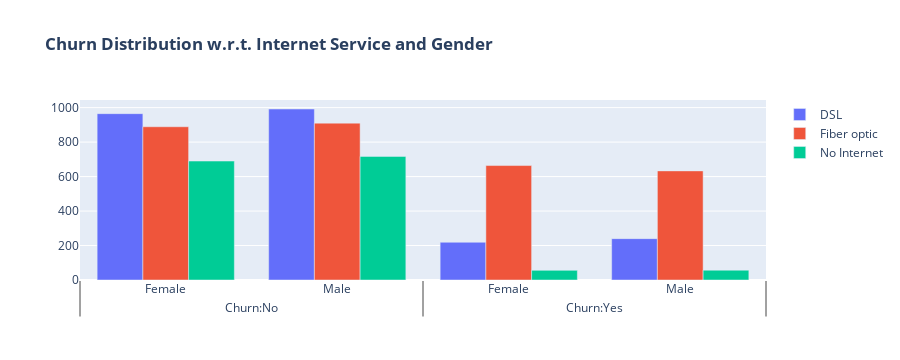

The notebook cell saved with this chart:
### Code cell
#Visualisasi Data internet service dengan churn dan gender

fig = go.Figure()

fig.add_trace(go.Bar(
  x = [['Churn:No', 'Churn:No', 'Churn:Yes', 'Churn:Yes'],
       ["Female", "Male", "Female", "Male"]],
  y = [965, 992, 219, 240],
  name = 'DSL',
))

fig.add_trace(go.Bar(
  x = [['Churn:No', 'Churn:No', 'Churn:Yes', 'Churn:Yes'],
       ["Female", "Male", "Female", "Male"]],
  y = [889, 910, 664, 633],
  name = 'Fiber optic',
))

fig.add_trace(go.Bar(
  x = [['Churn:No', 'Churn:No', 'Churn:Yes', 'Churn:Yes'],
       ["Female", "Male", "Female", "Male"]],
  y = [690, 717, 56, 57],
  name = 'No Internet',
))

fig.update_layout(title_text="<b>Churn Distribution w.r.t. Internet Service and Gender</b>")

fig.show()

### Figure 1 — Plotly figure (JSON) as saved in the notebook; plotly's stock layout.template omitted (floating-point values rounded to 4 significant figures)
{"data": [{"name": "DSL", "type": "bar", "x": [["Churn:No", "Churn:No", "Churn:Yes", "Churn:Yes"], ["Female", "Male", "Female", "Male"]], "y": [965, 992, 219, 240]}, {"name": "Fiber optic", "type": "bar", "x": [["Churn:No", "Churn:No", "Churn:Yes", "Churn:Yes"], ["Female", "Male", "Female", "Male"]], "y": [889, 910, 664, 633]}, {"name": "No Internet", "type": "bar", "x": [["Churn:No", "Churn:No", "Churn:Yes", "Churn:Yes"], ["Female", "Male", "Female", "Male"]], "y": [690, 717, 56, 57]}], "layout": {"height": 360, "title": {"text": "<b>Churn Distribution w.r.t. Internet Service and Gender</b>"}, "xaxis": {"autorange": true, "range": [-0.5, 3.5], "type": "multicategory"}, "yaxis": {"autorange": true, "range": [0, 1044.0], "type": "linear"}}}
